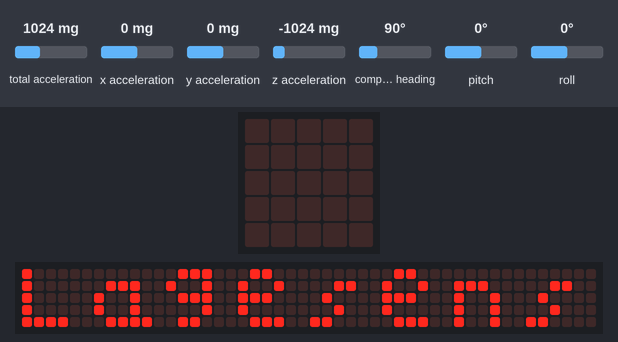
The program below on a simulated Calliope mini (MakeCode). Parts: the board's 5×5 LED display, a strip that is not on the board, showing the scrolling text unrolled. The test bench sets the inputs (shaded band); at power-on: total acceleration 1024 mg, x acceleration 0 mg, y acceleration 0 mg, z acceleration -1024 mg, compass heading 90°, pitch 0°, roll 0°. The 48×5 strip is a reading aid, not a part: it shows the text the display is scrolling, unrolled, one strip-width of it at a time; the compass is already calibrated; what the program prints to the serial console is not drawn.

Above: at 0.1 s.
At 1.7 s:
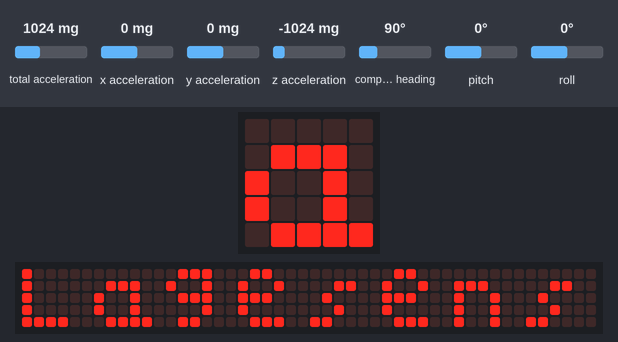
At 3.5 s:
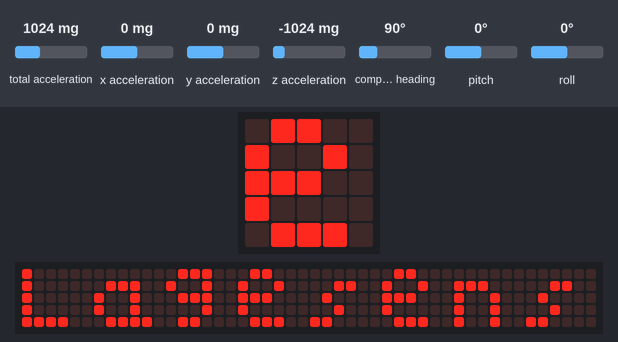
At 7.1 s:
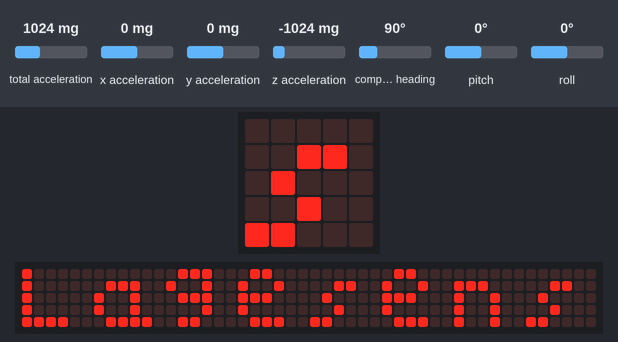
At 10.6 s:
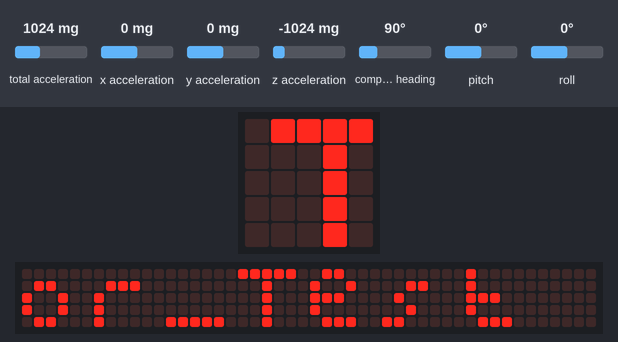
At 14.2 s:
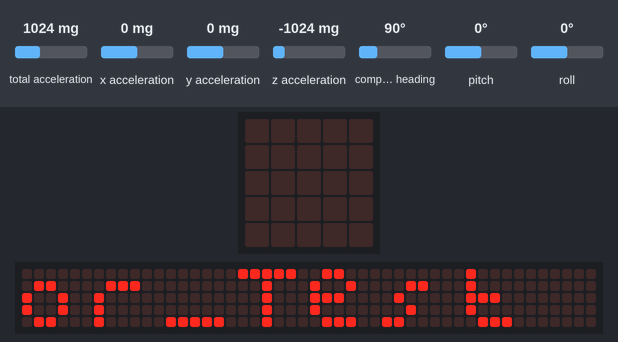

The program:

main.ts
```typescript
basic.showString("Lagesensor_Test")
loops.everyInterval(500, function () {
    serial.writeValue("Drehung X ", input.rotation(Rotation.Pitch))
    serial.writeValue("Drehung Y ", input.rotation(Rotation.Roll))
    serial.writeValue("Kompass ", input.compassHeading())
    serial.writeValue("Beschleunigung X ", input.acceleration(Dimension.X))
    serial.writeValue("Beschleunigung Y ", input.acceleration(Dimension.Y))
    serial.writeValue("Beschleunigung Z ", input.acceleration(Dimension.Z))
    serial.writeValue("Beschleunigung abs ", input.acceleration(Dimension.Strength))
})
basic.forever(function () {

})
```

test.ts
```typescript
// Hier kann man Tests durchführen; diese Datei wird nicht kompiliert, wenn dieses Paket als Erweiterung verwendet wird.
```
